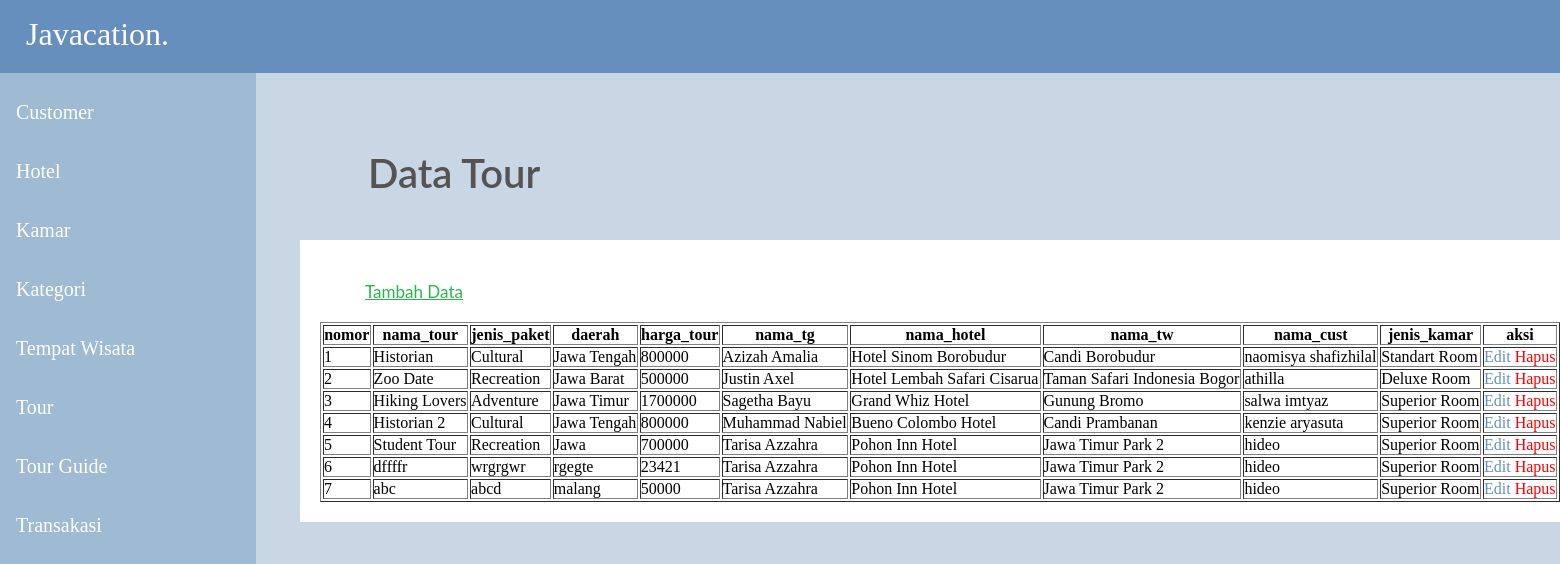
/admin/tour.php, run on the app's committed database.
### tables this page shows
CREATE TABLE `tour` (
  `id_tour` int(50) NOT NULL,
  `nama_tour` varchar(255) NOT NULL,
  `jenis_paket` varchar(255) NOT NULL,
  `daerah` varchar(255) NOT NULL,
  `harga_tour` int(11) NOT NULL,
  `foto` varchar(255) NOT NULL,
  `id_tg` int(50) NOT NULL,
  `id_tw` int(50) NOT NULL,
  `id` int(50) NOT NULL,
  `id_htl` int(11) NOT NULL,
  `id_kmr` int(11) NOT NULL
);

CREATE TABLE `tour_guide` (
  `id_tg` int(50) NOT NULL,
  `nama_tg` varchar(255) NOT NULL,
  `alamat_tg` varchar(255) NOT NULL
);

CREATE TABLE `hotel` (
  `id_htl` int(50) NOT NULL,
  `nama_hotel` varchar(255) NOT NULL,
  `alamat_hotel` varchar(255) NOT NULL,
  `harga_permalam` int(11) NOT NULL,
  `foto` varchar(255) NOT NULL
);

CREATE TABLE `tempat_wisata` (
  `id_tw` int(50) NOT NULL,
  `nama_tw` varchar(255) NOT NULL,
  `harga_masuk` int(11) NOT NULL,
  `foto` varchar(50) NOT NULL,
  `alamat` varchar(255) NOT NULL,
  `jumlah_tiket` int(11) NOT NULL,
  `id_kat` int(50) NOT NULL
);

CREATE TABLE `customer` (
  `nama_cust` varchar(255) NOT NULL,
  `alamat_cust` varchar(255) NOT NULL,
  `username` varchar(255) NOT NULL,
  `password` varchar(50) NOT NULL,
  `id` int(50) NOT NULL,
  `no_ktp` varchar(50) NOT NULL,
  `kategori` varchar(50) DEFAULT NULL
);

CREATE TABLE `kamar` (
  `id_kamar` int(50) NOT NULL,
  `jenis_kamar` varchar(255) NOT NULL
);

### admin/tour.php (the view, shortened to what this page needs)
<!DOCTYPE html>
<html lang="en">
<head>
    <link rel="stylesheet" href="style6.css">
</head>
<body>
                    <div class="logo"><a href='tour.php'>Javacation.</a></div>
    <ul>
    <li><a href="customer.php">Customer</a></li>
    <li><a href="hotel.php">Hotel</a></li>
    <li><a href="kamar.php">Kamar</a></li>
    <li><a href="kategori.php">Kategori</a></li>
    <li><a href="tempat_wisata.php">Tempat Wisata</a></li>
    <li><a href="tour.php">Tour</a></li>
    <li><a href="tour_guide.php">Tour Guide</a></li>
    <li><a href="transaksi.php">Transakasi</a></li>
    </ul>
        <h3>Data Tour</h3>
        <div class="table-tour">
        <table border="1">
            <tr>
            <th>nomor</th>
                <th>nama_tour</th>
                <th>jenis_paket</th>
                <th>daerah</th>
                <th>harga_tour</th>
                <th>nama_tg</th>
                <th>nama_hotel</th>
                <th>nama_tw</th>
                <th>nama_cust</th>
                <th>jenis_kamar</th>
                <th>aksi</th>
            </tr>
            <p><a href="add_tour.php">Tambah Data</a></p>
            </div>
            <?php
            $host = new mysqli("localhost","root","","pariwisata");
            $query_mysql = mysqli_query($host,"SELECT tour.id_tour , tour.nama_tour, tour.jenis_paket, tour.daerah, tour.harga_tour, tour_guide.nama_tg, tempat_wisata.nama_tw, customer.nama_cust, hotel.nama_hotel, kamar.jenis_kamar FROM tour,tour_guide,tempat_wisata,customer,hotel,kamar WHERE tour_guide.id_tg=tour.id_tg AND tempat_wisata.id_tw=tour.id_tw AND customer.id=tour.id AND hotel.id_htl=tour.id_htl AND kamar.id_kamar=tour.id_kmr;") or die(mysqli_error($host));
            $nomor=1;
            while($data = mysqli_fetch_array($query_mysql)){
            ?>
            <tr>
                <td><?php echo $nomor++; ?></td>
                <td><?php echo $data['nama_tour']; ?></td>
                <td><?php echo $data['jenis_paket']; ?></td>
                <td><?php echo $data['daerah']; ?></td>
                <td><?php echo $data['harga_tour']; ?></td>
                <td><?php echo $data['nama_tg']; ?></td>
                <td><?php echo $data['nama_hotel']; ?></td>
                <td><?php echo $data['nama_tw']; ?></td>
                <td><?php echo $data['nama_cust']; ?></td>
                <td><?php echo $data['jenis_kamar']; ?></td>
                <td>
                    <a href="edit-tour.php?edit=<?php echo $data['id_tour']; ?>" class="edit">Edit</a>
                    <a href="delete-tour.php?hapus=<?php echo $data['id_tour']; ?>" class="delete"
                    onclick="return confirm('Yakin Ingin Menghapus?')">Hapus</a>
                </td>
            </tr>
            <?php } ?>
        </body>
</html>

### admin/style6.css (style rules this page uses)
* { padding: 0; margin: 0; }
.logo { position: absolute; width: 1639px; height: 73px; left: 0px; top: 0px; background: #668FBE; }
.logo a { position: absolute; width: 168px; height: 43px; left: 26px; top: 13px; text-decoration: none; font-family: 'Prata'; font-style: normal; font-weight: 400; font-size: 32px; line-height: 43px; color: #FFFFFF; }
body { position: relative; width: 1280px; height: 832px; background: #C9D7E4; }
ul { list-style-type: none; margin-top: 73px; padding: 0; width: 20%; background-color: #9FBAD3; position: absolute; height: 3000px; overflow: auto; }
li a { margin-top: 20px; display: block; color: #FFFFFF; padding: 8px 16px; text-decoration: none; font-family: 'Andika'; font-style: normal; font-weight: 400; font-size: 20px; }
h3 { position: absolute; width: 393px; height: 48px; left: 368px; top: 149px; font-family: 'Lato', sans-serif; font-style: normal; font-weight: 600; font-size: 40px; color: #555454; color: #555454; }
.edit { text-decoration: none; color: #668FBE; }
.delete { text-decoration: none; color: #FF0000; }
.table-tour { position: relative; display: flex; flex-direction: column; left: 300px; top: 240px; padding-left: 20px; padding-bottom: 20px; padding-right: 20px; background: #FFFFFF; }
.table-tour p { position: relative; width: 400px; height: 42px; left: 45px; top: 40px; font-family: 'Lato',sans-serif; font-style: normal; font-weight: 400; font-size: 17px; line-height: 24px; padding-bottom: 40px; text-decoration-line: underline; color: #2BB449; }
.table-tour p a { color: #2BB449; }

### data on the page
tour: nama_tour "Historian", jenis_paket "Cultural", daerah "Jawa Tengah", harga_tour "800000", id_tg.nama_tg "Azizah Amalia", id_htl.nama_hotel "Hotel Sinom Borobudur", id_tw.nama_tw "Candi Borobudur", id.nama_cust "naomisya shafizhilal", id_kmr.jenis_kamar "Standart Room"
tour: nama_tour "Zoo Date", jenis_paket "Recreation", daerah "Jawa Barat", harga_tour "500000", id_tg.nama_tg "Justin Axel", id_htl.nama_hotel "Hotel Lembah Safari Cisarua", id_tw.nama_tw "Taman Safari Indonesia Bogor", id.nama_cust "athilla", id_kmr.jenis_kamar "Deluxe Room"
tour: nama_tour "Hiking Lovers", jenis_paket "Adventure", daerah "Jawa Timur", harga_tour "1700000", id_tg.nama_tg "Sagetha Bayu", id_htl.nama_hotel "Grand Whiz Hotel", id_tw.nama_tw "Gunung Bromo", id.nama_cust "salwa imtyaz", id_kmr.jenis_kamar "Superior Room"
tour: nama_tour "Historian 2", jenis_paket "Cultural", daerah "Jawa Tengah", harga_tour "800000", id_tg.nama_tg "Muhammad Nabiel", id_htl.nama_hotel "Bueno Colombo Hotel", id_tw.nama_tw "Candi Prambanan", id.nama_cust "kenzie aryasuta", id_kmr.jenis_kamar "Superior Room"
tour: nama_tour "Student Tour", jenis_paket "Recreation", daerah "Jawa", harga_tour "700000", id_tg.nama_tg "Tarisa Azzahra", id_htl.nama_hotel "Pohon Inn Hotel", id_tw.nama_tw "Jawa Timur Park 2", id.nama_cust "hideo", id_kmr.jenis_kamar "Superior Room"
tour: nama_tour "dffffr", jenis_paket "wrgrgwr", daerah "rgegte", harga_tour "23421", id_tg.nama_tg "Tarisa Azzahra", id_htl.nama_hotel "Pohon Inn Hotel", id_tw.nama_tw "Jawa Timur Park 2", id.nama_cust "hideo", id_kmr.jenis_kamar "Superior Room"
tour: nama_tour "abc", jenis_paket "abcd", daerah "malang", harga_tour "50000", id_tg.nama_tg "Tarisa Azzahra", id_htl.nama_hotel "Pohon Inn Hotel", id_tw.nama_tw "Jawa Timur Park 2", id.nama_cust "hideo", id_kmr.jenis_kamar "Superior Room"
